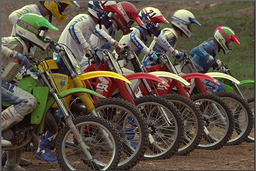
#> input picture lesson_5/data/kodim05.png, 256 x 171 px, shrunk from 768 x 512 before the run
$ jupyter execute ImageQuantization.ipynb
#> lines starting #> are read from the running program, lines starting #| are printed output that depends on the picture; long printed decimals are rounded
### Image Quantization

Normal RGB image representation (with 8 bit depth per channel) yields more than 16 millions combinations (different colours). Is that many really necessary? Let's have a look.

[cell 1]
import cv2
import math
import numpy as np
from matplotlib import pyplot as plt
plt.rcParams['figure.figsize'] = [15, 10]

[cell 2]
img = cv2.imread('data/kodim05.png') # kodim02
#> img is the input picture: shape (171, 256, 3); mean B, G, R 67.6, 81, 91.5
img = cv2.cvtColor(img, cv2.COLOR_BGR2RGB)
plt.imshow(img)

Let us now count the different colours in the picture.

[cell 3]
from tqdm import tqdm

rows, cols, channels = img.shape
#> rows = 171; cols = 256; channels = 3
colors = []

for r in tqdm(range(rows)):
    for c in range(cols):
        pixel = list(img[r, c, :])
        if pixel not in colors:
            colors.append(pixel)
#> after the loop, colors = 32047 items

print(rows*cols, len(colors))
#| 43776 32047

[cell 4]
# Let's count the different colours in a celever way :-)
pixels = np.reshape(img, (-1, 3))
pixels = [tuple(p) for p in pixels]
#> pixels = 43776 items
print('Number of pixels', rows*cols, len(pixels))
#| Number of pixels 43776 43776

[cell 5]
from collections import Counter
colors = Counter(pixels)
colors

[cell 6]
print('Number of pixels', rows*cols)
#| Number of pixels 43776
print('Number of colors', len(colors))
#| Number of colors 32047
print('Ratio of colors ', len(colors)/2**24)
#| Ratio of colors  0.00191

### Uniform Quantization

Instead of using 255 (8 bits) different levels for **each** of the colour channels, let's use a coarser resolution, e.g., [0, 4, 8, 12, ...]

[cell 7]
quantized = np.copy(img)
step = 16

# Since we know for loops are slow in python, let's make use of numy power :-)
quantized = (np.floor(quantized/step)*step).astype(np.uint8)

plt.subplot(121), plt.imshow(img)
plt.subplot(122), plt.imshow(quantized)

print('Quantized image is', step, 'times smaller.')
print('Original color pallette:', 2**24)
print('Original color pallette:', (256/step)**3)
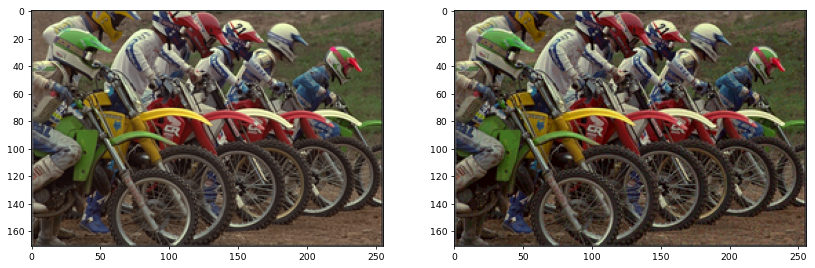
#> figure drawn by matplotlib, 2 panels


$ run again, with lesson_5/data/kodim02.png copied over lesson_5/data/kodim05.png
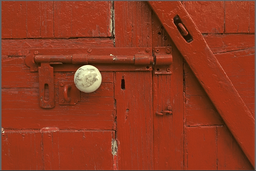
#> input picture lesson_5/data/kodim02.png, 256 x 171 px, shrunk from 768 x 512 before the run
#> img is the input picture: shape (171, 256, 3); mean B, G, R 31.2, 56.4, 142.9
#> after the loop `for r in tqdm(range(rows)):`: colors = 11568 items, first 6: [99, 99, 99], [104, 95, 93], [109, 92, 87], [109, 92, 88], [109, 91, 87], [111, 95, 90]
#| 43776 11568
#> pixels = 43776 items
#| Number of pixels 43776 43776
#> `colors = Counter(pixels)`: colors = 11568 items
#| Number of pixels 43776
#| Number of colors 11568
#| Ratio of colors  0.0006895
#> `[cell 7] quantized = np.copy(img) step = 16  # Since we know for loops..`:
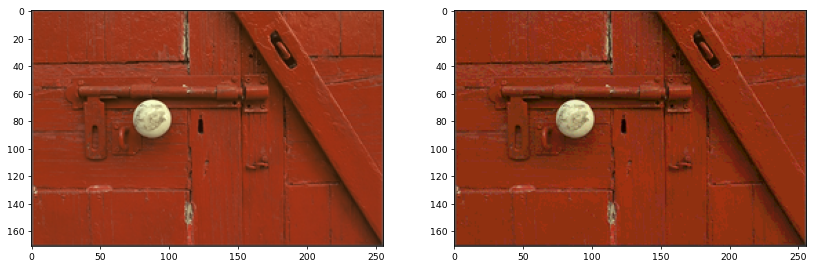
#> figure drawn by matplotlib, 2 panels
